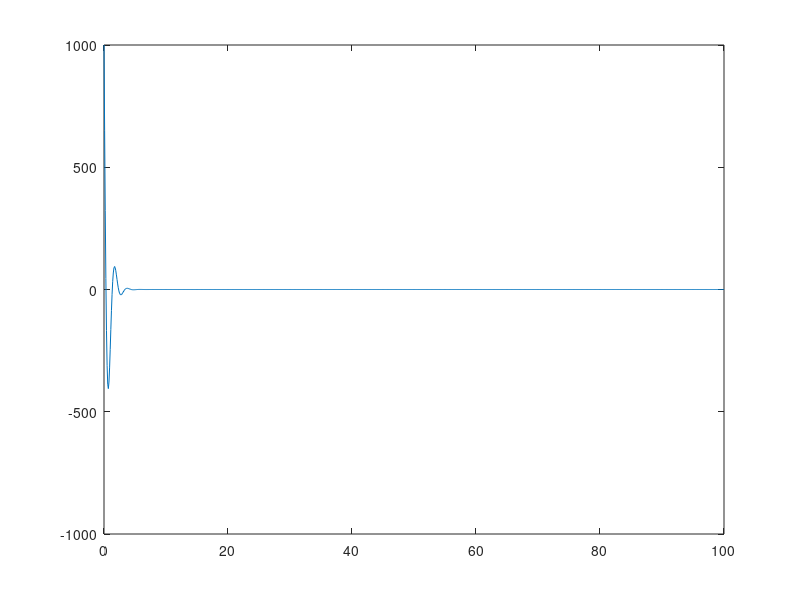

MATLAB code to generate this figure:
%%% visualize a PD controller

% initial position
s0 = 0;

% initial velocity
v0 = 0;

% desired position
sd = 100;

% desired velocity
vd = 0;

% parameters of the PD controller
alpha = 10;
beta = 3;

st = s0;
vt = v0;

t = 0:0.1:100;

T = length(t);

S = zeros(T,1);
A = zeros(T,1);

% simulation
for i = 1:T
   
   S(i) = st; 
    
   a = alpha*(sd-st) + beta*(vd-vt);
   
   A(i) = a;
    
   %new position
   st = st + vt*0.1 + a*0.1^2/2;
   
   %new velocity
   vt = vt + a*0.1;
    
    
end

plot(t,A);